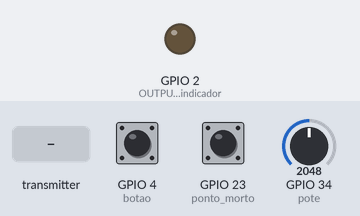
Bench run of a sketch on a simulated ESP32. On the bench: output pins drawn as LEDs (lit = HIGH). The test bench sets the inputs (shaded band); at power-on: GPIO 4 (botao) LOW, GPIO 23 (ponto_morto) HIGH, GPIO 34 (pote) = 2048. What the sketch prints to the serial monitor is not drawn. At 3.8 s the program restarts the board; the recording ends there.

Above: at 1.2 s.
1.3 s: the transmitter starts sending direcao = 0
At 1.7 s:
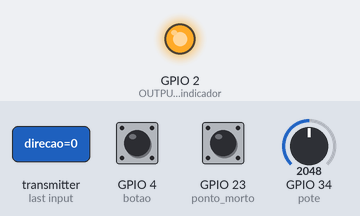
Timing chart, 0 to 3.8 s (numbered marks = the images above; inputs shaded):
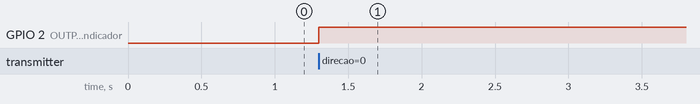

The sketch:

cod_controle.ino
```cpp
// Código do Controle

// ESP-NOW Espressif : https://docs.espressif.com/projects/esp-idf/en/latest/esp32/api-reference/network/esp_now.html
// Ref:https://randomnerdtutorials.com/esp-now-esp32-arduino-ide/ | https://randomnerdtutorials.com/esp-now-two-way-communication-esp32/


// Protocolo de comunicação ESP-NOW (Espressif)
// Fazemos uma comunicação entre dois dispositivos sem a conexão fixa de WiFi entre eles
// Utilizamos o código MAC para fazer essa ponte de envio de dados
/* Para proteger os dados enviados é utilizado o método CCMP, sendo que o WiFi possui PMK (Primary Master
Key) e um LMK (Local Master Key), sendo que ambas possuem tamanho de 16 bytes.
*/

// Farme format
//  ------------------------------------------------------------------------------------------------------------
//  | MAC Header | Category Code | Organization Identifier | Random Values | Vendor Specific Content |   FCS   |
//  ------------------------------------------------------------------------------------------------------------
//    24 bytes         1 byte              3 bytes               4 bytes             7~255 bytes        4 bytes

// Vendor Specific Content
//  -------------------------------------------------------------------------------
//  | Element ID | Length | Organization Identifier | Type | Version |    Body    |
//  -------------------------------------------------------------------------------
//      1 byte     1 byte            3 bytes         1 byte   1 byte   0~250 bytes

// O Body do Vendor Specific Content contém os dados que pretendemos enviar

// Teste com envio a cada 10ms apresentou muitos erros no envio dos pacotes e o microcontrolador esquentou muito. Nesse teste utilizei muitos prints na serial,
// logo, pretendo tirar alguns deles para verificar se melhora o desempenho. Para 15 a 20 ms apresentou uma quantidade de erros menores, mas ainda eram mais frequentes
// e para o tempo de 25ms a frequência de erros foi muito baixa demonstrando ser uma latência mais eficiente.

// Tive que tirar todos os prints, pois, com alguns poucos deles já impossibilitava o envio dos pacotes sem ocorrer, com alta frequência, erros.


// ----------- Includes ---------

#include <esp_now.h>
#include <WiFi.h>
#include <esp_err.h>

// -----------------------


// ---------- Variáveis e defines ------

// GPIOS utilizadas para testes
#define botao 4 // Botão simbolizando um dos comandos de direção
#define pote 34 // Potenciômetro utilizado para escolha de velocidade
#define ponto_morto 23  // Chave para manter o robô fixo (parado)

// Não uso
bool validade_dos_dados = true;

// Endereço MAC (do ESP32 do Robô) utilizado para fazer o envio do pacote de dados
uint8_t broadcastAddress[] = {0xb4, 0xe6, 0x2d, 0xc7, 0x5d, 0xbd};

// Estrutura utilizada para o envio dos dados (deve ser semelhante a struct que recebe)
typedef struct mensagem_enviada{
  char direcao;
  int velocidade;
  bool chave;
}mensagem_enviada;

// Criação da struct
mensagem_enviada msg_enviada;

// Estrutura utilizada para receber o pacote de dados do robô
typedef struct mensagem_recebida{
  char direcao;
  int velocidade;
  bool chave;
  bool sensor_frente;
  bool sensor_tras;
  bool sensor_corrente;
}mensagem_recebida;

// Criação da struct
mensagem_recebida msg_recebida;


// Variáveis para marcação de tempo, e assim, permitir que o envio seja feito a cada determinado intervalo
unsigned int lastTime;
// Latência dos dados
const int intervalo = 15;

// Variável auxiliar para caso o controle entre em um loop de erros nas mensagens ele possa reiniciar o micro
uint8_t contador = 0;

// -------------------------------


void setup() {

  // Serial para verificão do funcionamento
  // Não estou utilizando, pois, atrapalha no funcionamento do sistema em geral
  Serial.begin(115200);

  // Configuro as GPIOs
  pinMode(ponto_morto, INPUT_PULLUP);  // INPUT para chave
  pinMode(botao, INPUT);        // INPUT para botão de comando
  pinMode(2,OUTPUT);            // OUTPUT para led indicador de status da mensagem recebida (se aceso a mensagem executada pelo robô está errada)
  digitalWrite(2,0);

  // Configuro o WiFi para o modo Station
  WiFi.mode(WIFI_STA);

  // ==== Configuração para o ESP NOW =====

  // Inicio o ESP NOW
  if (esp_now_init() != ESP_OK) {
    Serial.println("Erro na inicializacao do ESP-NOW");
    Serial.println("Reiniciando");
    ESP.restart();
  }

  // Informações do par a ser enviado os dados
  esp_now_peer_info_t peerInfo;
  memcpy(peerInfo.peer_addr, broadcastAddress, 6);
  peerInfo.channel = 0;
  peerInfo.encrypt = false;

  // Adiciono o par especificado
  if (esp_now_add_peer(&peerInfo) != ESP_OK){
    Serial.println("Erro em adicionar o par");
    return;
  }

  // Adiciono uma função para quando ocorrer o envio dos dados (serve para verificar se o par recebeu o pacote)
  // Não estou utilizando essa função
  esp_now_register_send_cb(verifica_envio);

  // Adiciono uma função para receber os dados enviados de retorno do par
  // A ideia aqui é que os dados enviadas retornem ao emissor (controle) para poder checar se o que ele, no caso o robô, recebeu está correto
  esp_now_register_recv_cb(func_recebimento);

  // ==========================================

  // Começo a marcar o tempo para futuramente enviar os dados a cada 1 segundo
  lastTime = millis();

}


// Função para verificar se ocorreu o envio do pacote
// Função correta para checagem de recebimento dos dados
void verifica_envio(const uint8_t *mac_addr, esp_now_send_status_t status){
  //Serial.println("\n------");
  //Serial.print("Verificando o envio:\t");
  //Serial.println(status == ESP_NOW_SEND_SUCCESS ? "Envio com sucesso" : "Falha no envio");
  //Serial.println("--------");
}


// Função para receber o pacote de dados
void func_recebimento(const uint8_t * mac, const uint8_t *incomingData, int len){
  // Copia as variáveis da struct enviada para a struct criada nesse código
  memcpy(&msg_recebida, incomingData, sizeof(msg_recebida));
  //Serial.print("\n --------- \n Pacote recebido: \n");
  // Prints para verificar tal funcionamento
  //Serial.println(msg_recebida.velocidade);
  //Serial.println(msg_recebida.direcao);
  //Serial.println(msg_recebida.chave);
  //Serial.println(" ------- ");

  // Comparando valores enviados com os recebidos

  if((msg_recebida.velocidade == msg_enviada.velocidade) && (msg_recebida.direcao == msg_enviada.direcao) && (msg_recebida.chave == msg_enviada.chave)){
    //Serial.println("Dados executados pelo robo estao corretos!");
    //validade_dos_dados = true;
    digitalWrite(2,0);
    contador = 0;
  }else{
    //Serial.println("Dados executados pelo robo estao incorretos!");
    //validade_dos_dados = false;
    // Depois de ocorrer uma quantidade de vezes seguidas de erro na mensagem reinicio o ESP32
    if(contador == 5){
      Serial.println("\n\n\n\nREINICIANDO");
      ESP.restart();
    }else{
      contador++;
    }
    digitalWrite(2,1);
    msg_enviada.chave = true; // Caso os dados estejam errados atualizo o dado da chave para 1 para que assim o robô fique parado
    // e não execute o pacote de comandos errados
    esp_now_send(broadcastAddress, (uint8_t *) &msg_enviada, sizeof(msg_enviada));
  }


  /*
  // Caso tenha alguma invalidade nos dados os valores serão reinviados
  // Caso o LED do micro do controle acender teremos que a mensagem que executada no robô está
  if(!validade_dos_dados){
    msg_enviada.chave = true; // Caso os dados estejam errados atualizo o dado da chave para 1 para que assim o robô fique parado
    // e não execute o pacote de comandos errados
    esp_now_send(broadcastAddress, (uint8_t *) &msg_enviada, sizeof(msg_enviada));
    digitalWrite(2,1);
  }else{
    digitalWrite(2,0);
  }
  */

  /*
  if(msg_recebida.velocidade == msg_enviada.velocidade){
    Serial.println("Velocidade OK");
  }else{
    Serial.println("Velocidade diferente");
  }

  if(msg_recebida.direcao == msg_enviada.direcao){
    Serial.println("Direcao OK");
  }else{
    Serial.println("Direcao diferente");
  }

  if(msg_recebida.chave == msg_enviada.chave){
    Serial.println("Chave OK");
  }else{
    Serial.println("Chave diferente");
  }
  */

}


void loop() {

  // Acionadores (botao, potenciômetro e chave)

  char dir_aux;
  int pote_vel;
  bool chave_de_controle;

  // Botão
  if(digitalRead(botao)){
    dir_aux = 'f';
  }else{
    dir_aux = 'p';
  }

  // Potenciometro
  pote_vel = analogRead(pote);

  // Chave
  if(digitalRead(ponto_morto)){
    chave_de_controle = true;
  }else{
    chave_de_controle = false;
  }

  // ---- Comandos simples para teste
  /*
  char dir_aux = 'p';
  int pote_vel = 12;
  bool chave_de_controle = true;
  */

  // Envio das variáveis a cada 10ms
  if(millis() - lastTime >= intervalo){

    // Atualizo as variáveis (isso poderia ser feito em outra função, por exemplo, por um controle ou sensor)
    // Apenas teste
    // A mensagem(pacote) enviado pode ser um número real, um inteiro, um conjunto de caracteres ou uma struct podendo conter os 3 tipos
    msg_enviada.velocidade = pote_vel;
    msg_enviada.direcao = dir_aux;
    msg_enviada.chave = chave_de_controle;

    // Envio da mensagem
    esp_err_t retorno = esp_now_send(broadcastAddress, (uint8_t *) &msg_enviada, sizeof(msg_enviada));

    /*
    Serial.print("Checando envio:   ");

    // Verifico retorno
    if(retorno == ESP_OK){
      Serial.println("ESP_OK");
    }else if(retorno == ESP_ERR_ESPNOW_NOT_INIT){
      Serial.println("ESP_ERR_ESPNOW_NOT_INIT");
    }else if(retorno == ESP_ERR_ESPNOW_ARG){
      Serial.println("ESP_ERR_ESPNOW_ARG");
    }else if(retorno == ESP_ERR_ESPNOW_INTERNAL ){
      Serial.println("ESP_ERR_ESPNOW_INTERNAL ");
    }else if(retorno == ESP_ERR_ESPNOW_NO_MEM ){
      Serial.println("ESP_ERR_ESPNOW_NO_MEM ");
    }else if(retorno == ESP_ERR_ESPNOW_NOT_FOUND ){
      Serial.println("ESP_ERR_ESPNOW_NOT_FOUND ");
    }else if(retorno == ESP_ERR_ESPNOW_IF ){
      Serial.println("ESP_ERR_ESPNOW_IF ");
    }else{
      Serial.println(retorno);
    }
    */

  // Armazeno o último tempo depois de concluir o envio
    lastTime = millis();
  }

}
```

Measured:
- after the input at 1.3 s, GPIO 2 (OUTPUT_para_led_indicador): LOW → HIGH at once
